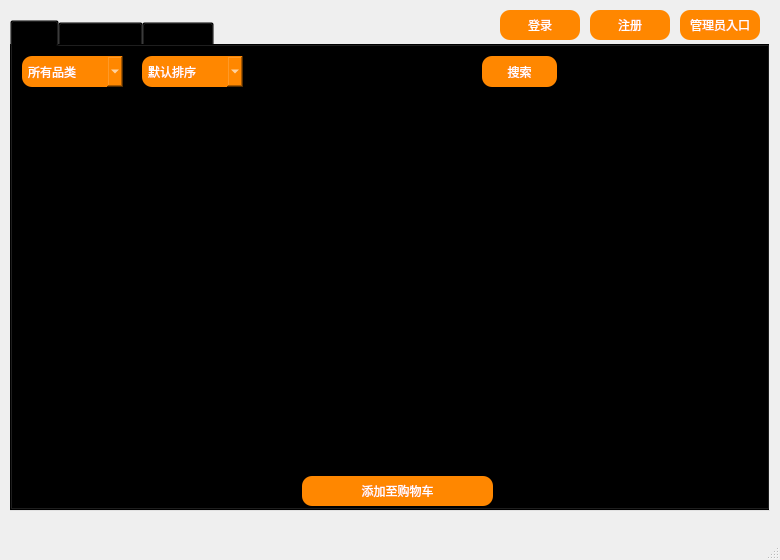
<?xml version="1.0" encoding="UTF-8"?>
<ui version="4.0">
 <class>MainWindow</class>
 <widget class="QMainWindow" name="MainWindow">
  <property name="geometry">
   <rect>
    <x>0</x>
    <y>0</y>
    <width>780</width>
    <height>560</height>
   </rect>
  </property>
  <property name="windowTitle">
   <string>MainWindow</string>
  </property>
  <property name="styleSheet">
   <string notr="true">#MainWindow{
border-image:url(:/icon/icon/timg.jpg);
}
#MainWindow *{
border-image:url();
}</string>
  </property>
  <widget class="QWidget" name="centralWidget">
   <property name="styleSheet">
    <string notr="true">background:transparent;</string>
   </property>
   <widget class="QTabWidget" name="storeTabWidget">
    <property name="geometry">
     <rect>
      <x>10</x>
      <y>20</y>
      <width>760</width>
      <height>491</height>
     </rect>
    </property>
    <property name="styleSheet">
     <string notr="true"/>
    </property>
    <property name="tabPosition">
     <enum>QTabWidget::North</enum>
    </property>
    <property name="tabShape">
     <enum>QTabWidget::Rounded</enum>
    </property>
    <property name="currentIndex">
     <number>0</number>
    </property>
    <property name="elideMode">
     <enum>Qt::ElideNone</enum>
    </property>
    <property name="documentMode">
     <bool>false</bool>
    </property>
    <property name="tabsClosable">
     <bool>false</bool>
    </property>
    <property name="movable">
     <bool>false</bool>
    </property>
    <property name="tabBarAutoHide">
     <bool>false</bool>
    </property>
    <widget class="QWidget" name="storePage">
     <property name="styleSheet">
      <string notr="true"/>
     </property>
     <attribute name="title">
      <string>商城</string>
     </attribute>
     <widget class="QTableView" name="GoodsTableView">
      <property name="geometry">
       <rect>
        <x>10</x>
        <y>50</y>
        <width>740</width>
        <height>371</height>
       </rect>
      </property>
      <property name="selectionBehavior">
       <enum>QAbstractItemView::SelectRows</enum>
      </property>
     </widget>
     <widget class="QPushButton" name="addToCartButton">
      <property name="geometry">
       <rect>
        <x>290</x>
        <y>430</y>
        <width>191</width>
        <height>30</height>
       </rect>
      </property>
      <property name="styleSheet">
       <string notr="true">color: white;
background-color: rgb(255, 135, 0);
border-style: outset;
padding: 6px;
border-radius: 10px;</string>
      </property>
      <property name="text">
       <string>添加至购物车</string>
      </property>
     </widget>
     <widget class="QComboBox" name="typeShowComboBox">
      <property name="geometry">
       <rect>
        <x>10</x>
        <y>10</y>
        <width>101</width>
        <height>31</height>
       </rect>
      </property>
      <property name="styleSheet">
       <string notr="true">color: white;
background-color: rgb(255, 135, 0);
border-style: outset;
padding: 6px;
border-radius: 10px;</string>
      </property>
      <item>
       <property name="text">
        <string>所有品类</string>
       </property>
      </item>
      <item>
       <property name="text">
        <string>BOOK</string>
       </property>
      </item>
      <item>
       <property name="text">
        <string>CLOTH</string>
       </property>
      </item>
      <item>
       <property name="text">
        <string>FOOD</string>
       </property>
      </item>
      <item>
       <property name="text">
        <string>PHONE</string>
       </property>
      </item>
     </widget>
     <widget class="QLineEdit" name="searchByNameLineEdit">
      <property name="geometry">
       <rect>
        <x>280</x>
        <y>10</y>
        <width>181</width>
        <height>31</height>
       </rect>
      </property>
      <property name="styleSheet">
       <string notr="true">color: rgb(255,135,0);</string>
      </property>
     </widget>
     <widget class="QComboBox" name="sortComboBox">
      <property name="geometry">
       <rect>
        <x>130</x>
        <y>10</y>
        <width>101</width>
        <height>31</height>
       </rect>
      </property>
      <property name="styleSheet">
       <string notr="true">color: white;
background-color: rgb(255, 135, 0);
border-style: outset;
padding: 6px;
border-radius: 10px;</string>
      </property>
      <item>
       <property name="text">
        <string>默认排序</string>
       </property>
      </item>
      <item>
       <property name="text">
        <string>价格从低至高</string>
       </property>
      </item>
      <item>
       <property name="text">
        <string>价格从高至低</string>
       </property>
      </item>
     </widget>
     <widget class="QPushButton" name="searchButton">
      <property name="geometry">
       <rect>
        <x>470</x>
        <y>10</y>
        <width>75</width>
        <height>31</height>
       </rect>
      </property>
      <property name="styleSheet">
       <string notr="true">color: white;
background-color: rgb(255, 135, 0);
border-style: outset;
padding: 6px;
border-radius: 10px;</string>
      </property>
      <property name="text">
       <string>搜索</string>
      </property>
     </widget>
    </widget>
    <widget class="QWidget" name="cartPage">
     <attribute name="title">
      <string>我的购物车</string>
     </attribute>
     <widget class="QTableView" name="CartTableView">
      <property name="geometry">
       <rect>
        <x>10</x>
        <y>10</y>
        <width>740</width>
        <height>351</height>
       </rect>
      </property>
      <property name="selectionMode">
       <enum>QAbstractItemView::MultiSelection</enum>
      </property>
      <property name="selectionBehavior">
       <enum>QAbstractItemView::SelectRows</enum>
      </property>
     </widget>
     <widget class="QPushButton" name="submitButton">
      <property name="geometry">
       <rect>
        <x>660</x>
        <y>420</y>
        <width>80</width>
        <height>30</height>
       </rect>
      </property>
      <property name="styleSheet">
       <string notr="true">color: white;
background-color: rgb(255, 135, 0);
border-style: outset;
padding: 6px;
border-radius: 10px;</string>
      </property>
      <property name="text">
       <string>提交订单</string>
      </property>
     </widget>
     <widget class="QPushButton" name="deleteButton">
      <property name="geometry">
       <rect>
        <x>550</x>
        <y>420</y>
        <width>80</width>
        <height>30</height>
       </rect>
      </property>
      <property name="styleSheet">
       <string notr="true">color: white;
background-color: rgb(255, 135, 0);
border-style: outset;
padding: 6px;
border-radius: 10px;</string>
      </property>
      <property name="text">
       <string>删除</string>
      </property>
     </widget>
     <widget class="QPushButton" name="modifyQuantityButton">
      <property name="geometry">
       <rect>
        <x>440</x>
        <y>420</y>
        <width>80</width>
        <height>30</height>
       </rect>
      </property>
      <property name="styleSheet">
       <string notr="true">color: white;
background-color: rgb(255, 135, 0);
border-style: outset;
padding: 6px;
border-radius: 10px;</string>
      </property>
      <property name="text">
       <string>修改数量</string>
      </property>
     </widget>
     <widget class="QWidget" name="layoutWidget_2">
      <property name="geometry">
       <rect>
        <x>190</x>
        <y>370</y>
        <width>140</width>
        <height>14</height>
       </rect>
      </property>
      <layout class="QHBoxLayout" name="horizontalLayout_4">
       <item>
        <widget class="QLabel" name="label_7">
         <property name="text">
          <string>折后：</string>
         </property>
        </widget>
       </item>
       <item>
        <widget class="QLabel" name="priceSumLabel">
         <property name="font">
          <font>
           <weight>75</weight>
           <bold>true</bold>
          </font>
         </property>
         <property name="styleSheet">
          <string notr="true">color: rgb(255, 135, 0);</string>
         </property>
         <property name="text">
          <string>XXXXXXXXXXX</string>
         </property>
        </widget>
       </item>
       <item>
        <widget class="QLabel" name="label_9">
         <property name="text">
          <string>元</string>
         </property>
        </widget>
       </item>
      </layout>
     </widget>
     <widget class="QWidget" name="layoutWidget_3">
      <property name="geometry">
       <rect>
        <x>350</x>
        <y>370</y>
        <width>140</width>
        <height>14</height>
       </rect>
      </property>
      <layout class="QHBoxLayout" name="horizontalLayout_5">
       <item>
        <widget class="QLabel" name="label_10">
         <property name="text">
          <string>满减：</string>
         </property>
        </widget>
       </item>
       <item>
        <widget class="QLabel" name="fullThenReduceLabel">
         <property name="font">
          <font>
           <weight>75</weight>
           <bold>true</bold>
          </font>
         </property>
         <property name="styleSheet">
          <string notr="true">color: rgb(255, 135, 0);</string>
         </property>
         <property name="text">
          <string>XXXXXXXXXXX</string>
         </property>
        </widget>
       </item>
       <item>
        <widget class="QLabel" name="label_12">
         <property name="text">
          <string>元</string>
         </property>
        </widget>
       </item>
      </layout>
     </widget>
     <widget class="QWidget" name="layoutWidget_4">
      <property name="geometry">
       <rect>
        <x>510</x>
        <y>370</y>
        <width>163</width>
        <height>14</height>
       </rect>
      </property>
      <layout class="QHBoxLayout" name="horizontalLayout_6">
       <item>
        <widget class="QLabel" name="label_13">
         <property name="text">
          <string>实际应付：</string>
         </property>
        </widget>
       </item>
       <item>
        <widget class="QLabel" name="paySumLabel">
         <property name="font">
          <font>
           <weight>75</weight>
           <bold>true</bold>
          </font>
         </property>
         <property name="styleSheet">
          <string notr="true">color: rgb(255, 135, 0);</string>
         </property>
         <property name="text">
          <string>XXXXXXXXXXX</string>
         </property>
        </widget>
       </item>
       <item>
        <widget class="QLabel" name="label_15">
         <property name="text">
          <string>元</string>
         </property>
        </widget>
       </item>
      </layout>
     </widget>
     <widget class="QWidget" name="layoutWidget">
      <property name="geometry">
       <rect>
        <x>30</x>
        <y>370</y>
        <width>151</width>
        <height>14</height>
       </rect>
      </property>
      <layout class="QHBoxLayout" name="horizontalLayout_3">
       <item>
        <widget class="QLabel" name="label_4">
         <property name="text">
          <string>总原价：</string>
         </property>
        </widget>
       </item>
       <item>
        <widget class="QLabel" name="oriPriceSumLabel">
         <property name="font">
          <font>
           <weight>75</weight>
           <bold>true</bold>
          </font>
         </property>
         <property name="styleSheet">
          <string notr="true">color: rgb(255, 135, 0);</string>
         </property>
         <property name="text">
          <string>XXXXXXXXXXX</string>
         </property>
        </widget>
       </item>
       <item>
        <widget class="QLabel" name="label_6">
         <property name="text">
          <string>元</string>
         </property>
        </widget>
       </item>
      </layout>
     </widget>
    </widget>
    <widget class="QWidget" name="userInfoPage">
     <property name="styleSheet">
      <string notr="true">background:transparent;</string>
     </property>
     <attribute name="title">
      <string>我的信息</string>
     </attribute>
     <widget class="QLabel" name="label_3">
      <property name="geometry">
       <rect>
        <x>80</x>
        <y>170</y>
        <width>71</width>
        <height>21</height>
       </rect>
      </property>
      <property name="font">
       <font>
        <weight>50</weight>
        <bold>false</bold>
       </font>
      </property>
      <property name="styleSheet">
       <string notr="true">color: rgb(255, 135, 0);</string>
      </property>
      <property name="text">
       <string>我的银行卡：</string>
      </property>
     </widget>
     <widget class="QTableView" name="bankAccountTableView">
      <property name="geometry">
       <rect>
        <x>80</x>
        <y>200</y>
        <width>320</width>
        <height>180</height>
       </rect>
      </property>
     </widget>
     <widget class="QPushButton" name="accountMagButton">
      <property name="geometry">
       <rect>
        <x>420</x>
        <y>200</y>
        <width>80</width>
        <height>30</height>
       </rect>
      </property>
      <property name="styleSheet">
       <string notr="true">color: white;
background-color: rgb(255, 135, 0);
border-style: outset;
padding: 6px;
border-radius: 10px;</string>
      </property>
      <property name="text">
       <string>添加银行卡</string>
      </property>
     </widget>
     <widget class="QPushButton" name="modifyUserInfoButton">
      <property name="geometry">
       <rect>
        <x>250</x>
        <y>80</y>
        <width>80</width>
        <height>41</height>
       </rect>
      </property>
      <property name="styleSheet">
       <string notr="true">color: white;
background-color: rgb(255, 135, 0);
border-style: outset;
padding: 6px;
border-radius: 10px;</string>
      </property>
      <property name="text">
       <string>修改信息</string>
      </property>
     </widget>
     <widget class="QWidget" name="layoutWidget1">
      <property name="geometry">
       <rect>
        <x>80</x>
        <y>80</y>
        <width>141</width>
        <height>81</height>
       </rect>
      </property>
      <layout class="QVBoxLayout" name="verticalLayout">
       <item>
        <layout class="QHBoxLayout" name="horizontalLayout">
         <item>
          <widget class="QLabel" name="label">
           <property name="styleSheet">
            <string notr="true">color: rgb(255, 135, 0);</string>
           </property>
           <property name="text">
            <string>昵称：</string>
           </property>
          </widget>
         </item>
         <item>
          <widget class="QLabel" name="nameLabel">
           <property name="font">
            <font>
             <weight>75</weight>
             <bold>true</bold>
            </font>
           </property>
           <property name="styleSheet">
            <string notr="true">color: rgb(255, 135, 0);</string>
           </property>
           <property name="text">
            <string>TextLabel</string>
           </property>
          </widget>
         </item>
        </layout>
       </item>
       <item>
        <layout class="QHBoxLayout" name="horizontalLayout_2">
         <item>
          <widget class="QLabel" name="label_2">
           <property name="styleSheet">
            <string notr="true">color: rgb(255, 135, 0);</string>
           </property>
           <property name="text">
            <string>手机号：</string>
           </property>
          </widget>
         </item>
         <item>
          <widget class="QLabel" name="phoneLabel">
           <property name="font">
            <font>
             <weight>75</weight>
             <bold>true</bold>
            </font>
           </property>
           <property name="styleSheet">
            <string notr="true">color: rgb(255, 135, 0);</string>
           </property>
           <property name="text">
            <string>TextLabel</string>
           </property>
          </widget>
         </item>
        </layout>
       </item>
      </layout>
     </widget>
     <widget class="QPushButton" name="disBindingButton">
      <property name="geometry">
       <rect>
        <x>420</x>
        <y>240</y>
        <width>80</width>
        <height>30</height>
       </rect>
      </property>
      <property name="styleSheet">
       <string notr="true">color: white;
background-color: rgb(255, 135, 0);
border-style: outset;
padding: 6px;
border-radius: 10px;</string>
      </property>
      <property name="text">
       <string>解绑银行卡</string>
      </property>
     </widget>
     <widget class="QLabel" name="label_5">
      <property name="geometry">
       <rect>
        <x>410</x>
        <y>20</y>
        <width>331</width>
        <height>421</height>
       </rect>
      </property>
      <property name="styleSheet">
       <string notr="true">border-image:url(:/icon/icon/kobe.jpg);</string>
      </property>
      <property name="text">
       <string/>
      </property>
     </widget>
     <zorder>label_5</zorder>
     <zorder>label_3</zorder>
     <zorder>bankAccountTableView</zorder>
     <zorder>accountMagButton</zorder>
     <zorder>modifyUserInfoButton</zorder>
     <zorder>layoutWidget1</zorder>
     <zorder>disBindingButton</zorder>
    </widget>
   </widget>
   <widget class="QPushButton" name="manageEntryButton">
    <property name="geometry">
     <rect>
      <x>680</x>
      <y>10</y>
      <width>80</width>
      <height>30</height>
     </rect>
    </property>
    <property name="styleSheet">
     <string notr="true">color: white;
background-color: rgb(255, 135, 0);
border-style: outset;
padding: 6px;
border-radius: 10px;</string>
    </property>
    <property name="text">
     <string>管理员入口</string>
    </property>
   </widget>
   <widget class="QPushButton" name="loginEntryButton">
    <property name="geometry">
     <rect>
      <x>500</x>
      <y>10</y>
      <width>80</width>
      <height>30</height>
     </rect>
    </property>
    <property name="styleSheet">
     <string notr="true">color: white;
background-color: rgb(255, 135, 0);
border-style: outset;
padding: 6px;
border-radius: 10px;</string>
    </property>
    <property name="text">
     <string>登录</string>
    </property>
   </widget>
   <widget class="QPushButton" name="registerEntryButton">
    <property name="geometry">
     <rect>
      <x>590</x>
      <y>10</y>
      <width>80</width>
      <height>30</height>
     </rect>
    </property>
    <property name="styleSheet">
     <string notr="true">color: white;
background-color: rgb(255, 135, 0);
border-style: outset;
padding: 6px;
border-radius: 10px;</string>
    </property>
    <property name="text">
     <string>注册</string>
    </property>
   </widget>
  </widget>
  <widget class="QStatusBar" name="statusBar"/>
 </widget>
 <layoutdefault spacing="6" margin="11"/>
 <resources/>
 <connections/>
</ui>
